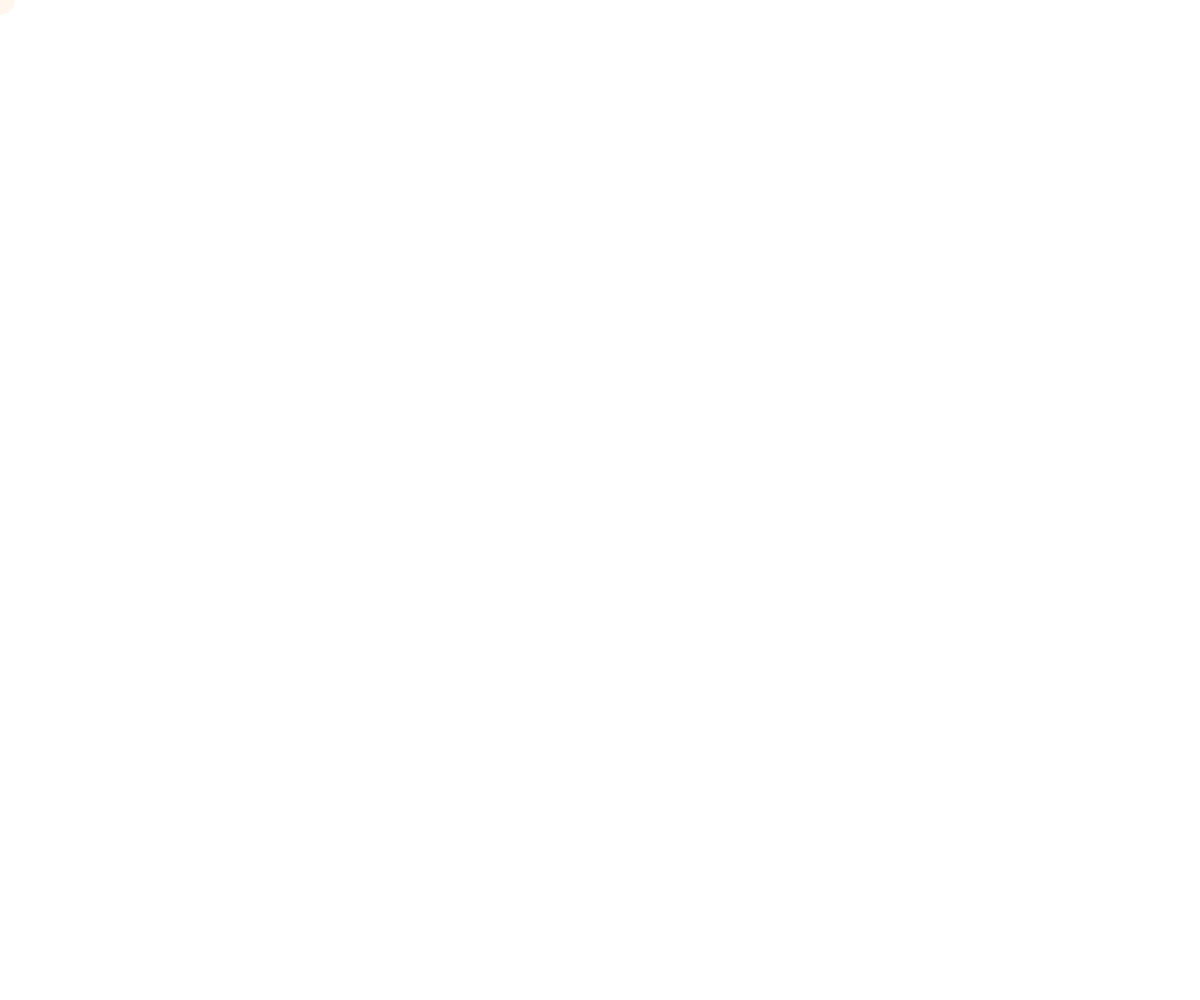
Frame 1 (no input)
Frame 60 (no input): identical to frame 1, image omitted
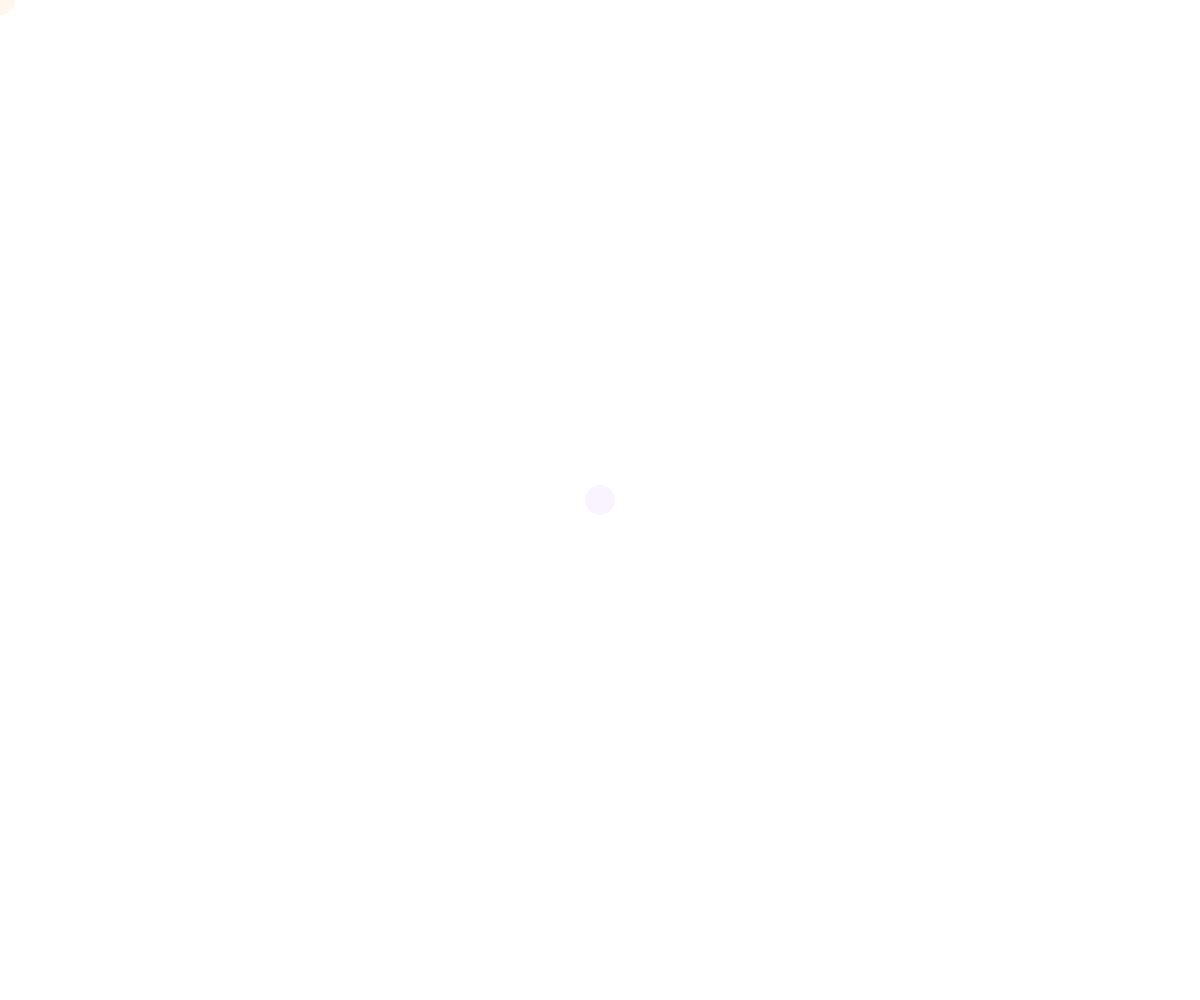
Frame 120 (the mouse pressed at the canvas centre since frame 60)

The p5.js sketch that drew these frames (run headless with seeded random() and noise() and a simulated clock; from frame 60 on, the mouse is pressed at the canvas centre):

// p5.js sketch
// ── sketch.js
let canvas;

function setup(){
    canvas = createCanvas(windowWidth, windowHeight);
    canvas.position(0,0);
    canvas.style("z-index", -2);
    // background (200);
}


function windowResized(){
    resizeCanvas(windowWidth,windowHeight);
}

function draw (){
    
  
}

function mouseMoved(){
      strokeWeight(0);
       let c = random(colors);
    // fill(random(100, 250), random(900, 250), random(200, 250), random(200, 250));
      fill(c[0], c[1], c[2], 180);
    ellipse(mouseX, mouseY, 30, 30);
}
let colors = [
        [255, 240, 245], // very light pink
        [248, 240, 255], // very light lavender
        [240, 248, 255], // very light blue
        [240, 255, 245], // very light mint
        [255, 253, 235], // creamy yellow
        [255, 242, 230], // pale peach
        [245, 245, 255], // pale periwinkle
        [255, 255, 255]  // white
    ];

function drawThing(){

}

function updateCanvasSize() {
    resizeCanvas(
        windowWidth,
        Math.max(document.body.scrollHeight, document.documentElement.scrollHeight)
    );
}

function windowResized() {
    updateCanvasSize();
}

window.addEventListener("load", updateCanvasSize);
